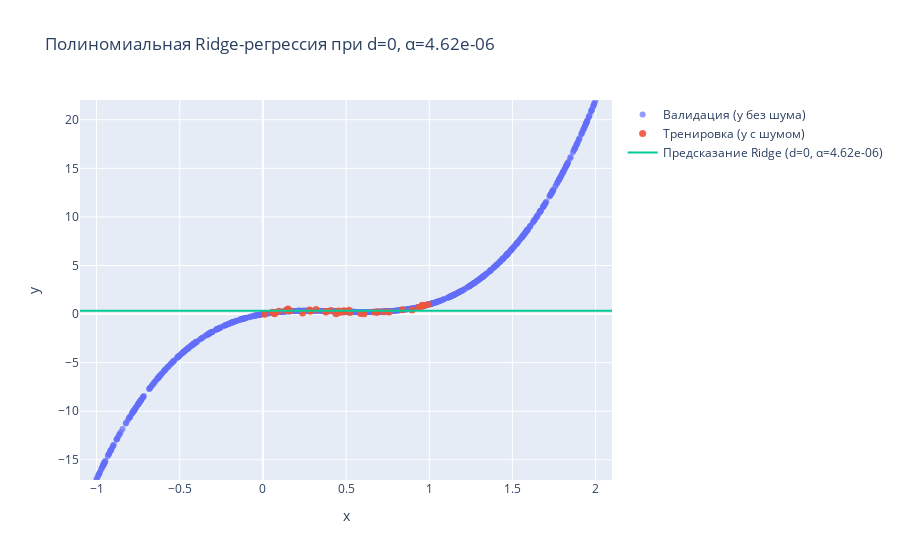

The notebook cell saved with this chart:
### Code cell
d_grid = list(range(0, 8))
models = {}
results = []

xx = np.linspace(np.min(X[:,0]) - 0.1, np.max(X[:,0]) + 0.1, 400).reshape(-1, 1)

for d in d_grid:
    m = NumpyPolyRidge(degree=d, alpha=alpha_opt).fit(X_train, y_train)
    models[d] = m
    r2_tr = m.score(X_train, y_train)
    r2_vl = m.score(X_val, y_val)
    results.append((d, r2_tr, r2_vl))

    # график по d: точки + предсказание
    y_line = m.predict(xx)
    fig = go.Figure()
    fig.add_trace(go.Scatter(x=X_val[:,0], y=y_val, mode="markers",
                             name="Валидация (y без шума)", marker=dict(size=6, opacity=0.7)))
    fig.add_trace(go.Scatter(x=X_train[:,0], y=y_train, mode="markers",
                             name="Тренировка (y с шумом)", marker=dict(size=7, opacity=0.9)))
    fig.add_trace(go.Scatter(x=xx[:,0], y=y_line, mode="lines",
                             name=f"Предсказание Ridge (d={d}, α={alpha_opt:.3g})"))

    y_all = np.concatenate([y_train, y_val, y_line])
    fig.update_layout(
        title=f"Полиномиальная Ridge-регрессия при d={d}, α={alpha_opt:.3g}",
        xaxis_title="x", yaxis_title="y",
        xaxis=dict(range=[float(np.min(xx)), float(np.max(xx))]),
        yaxis=dict(range=[float(np.min(y_all))-0.1, float(np.max(y_all))+0.1]),
        legend=dict(bgcolor="rgba(255,255,255,0.85)")
    )
    fig.show()

### Figure 1 — Plotly figure (JSON) as saved in the notebook; plotly's stock layout.template omitted (floating-point values rounded to 4 significant figures; data arrays with more than 128 entries replaced by an {"elided": "..."} marker saying what was removed)
{"data": [{"marker": {"opacity": 0.7, "size": 6}, "mode": "markers", "name": "Валидация (y без шума)", "type": "scatter", "x": {"elided": "900 float values"}, "y": {"elided": "900 float values"}}, {"marker": {"opacity": 0.9, "size": 7}, "mode": "markers", "name": "Тренировка (y с шумом)", "type": "scatter", "x": [0.3203, 0.06418, 0.8964, 0.6714, 0.379, 0.688, 0.9523, 0.6077, 0.5879, 0.05546, 0.009677, 0.44, 0.4869, 0.9661, 0.7588, 0.07051, 0.2809, 0.4554, 0.151, 0.9911, 0.163, 0.7272, 0.09514, 0.4095, 0.1454, 0.4826, 0.4665, 0.2841, 0.1385, 0.5179, 0.9381, 0.3766, 0.837, 0.6848, 0.957, 0.2387, 0.5224, 0.4575], "y": [0.4586, 0.1288, 0.4133, 0.2221, 0.2243, 0.197, 0.7754, 0.04468, 0.05628, 0.191, -0.02398, 0.02585, 0.3352, 0.8688, 0.2202, 0.04218, 0.428, 0.3087, 0.5295, 0.9981, 0.3412, 0.2417, 0.2998, 0.3615, 0.4107, 0.2068, 0.2241, 0.2963, 0.357, 0.3912, 0.6816, 0.2732, 0.4562, 0.205, 0.8984, 0.1167, 0.1567, 0.1944]}, {"mode": "lines", "name": "Предсказание Ridge (d=0, α=4.62e-06)", "type": "scatter", "x": {"elided": "400 float values"}, "y": {"elided": "400 float values"}}], "layout": {"legend": {"bgcolor": "rgba(255,255,255,0.85)"}, "title": {"text": "Полиномиальная Ridge-регрессия при d=0, α=4.62e-06"}, "xaxis": {"range": [-1.099, 2.099], "title": {"text": "x"}}, "yaxis": {"range": [-17.08, 22.04], "title": {"text": "y"}}}}
